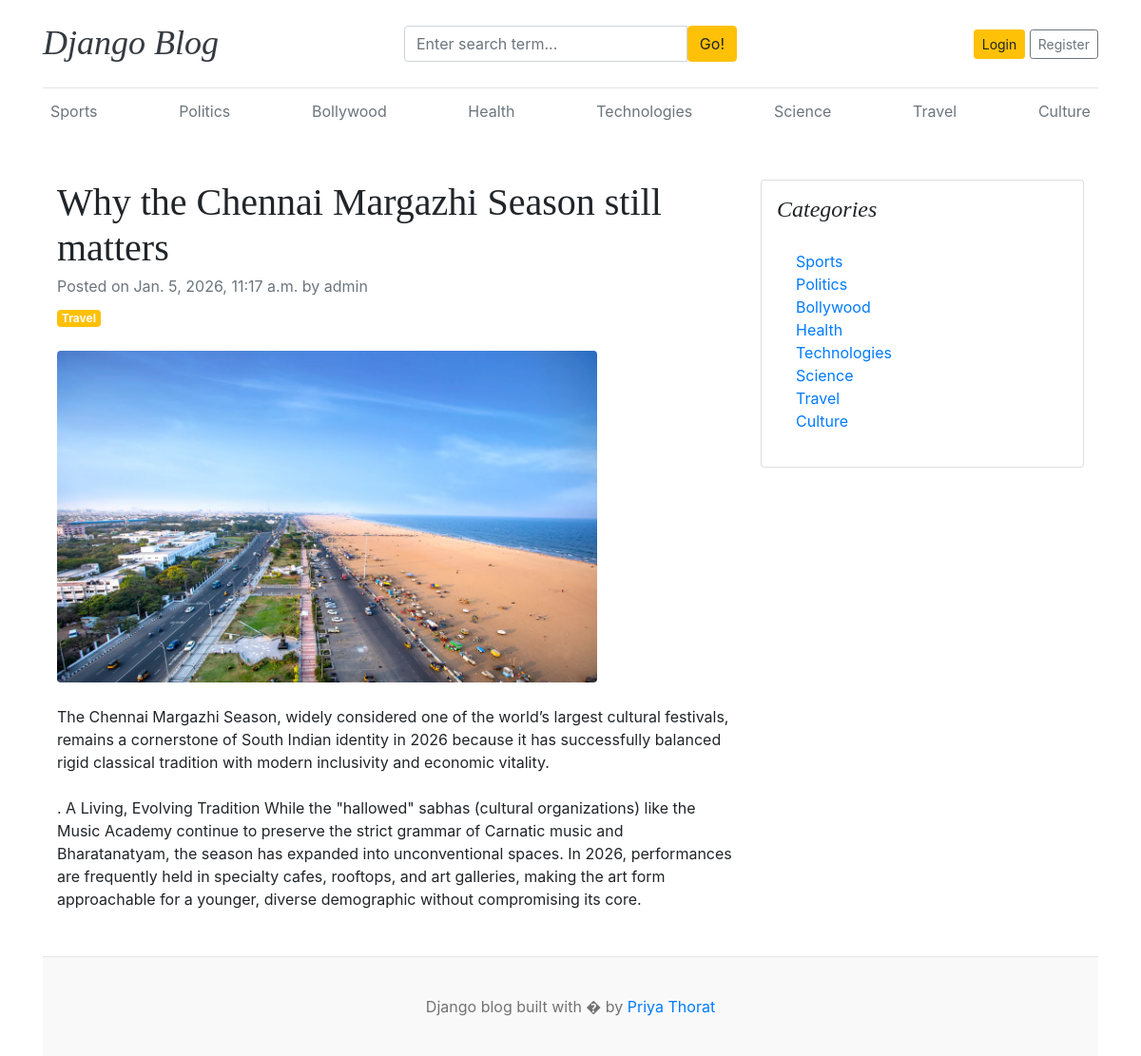
The page /blogs/why-the-chennai-margazhi-season-still-matters/ on the database as committed earlier.
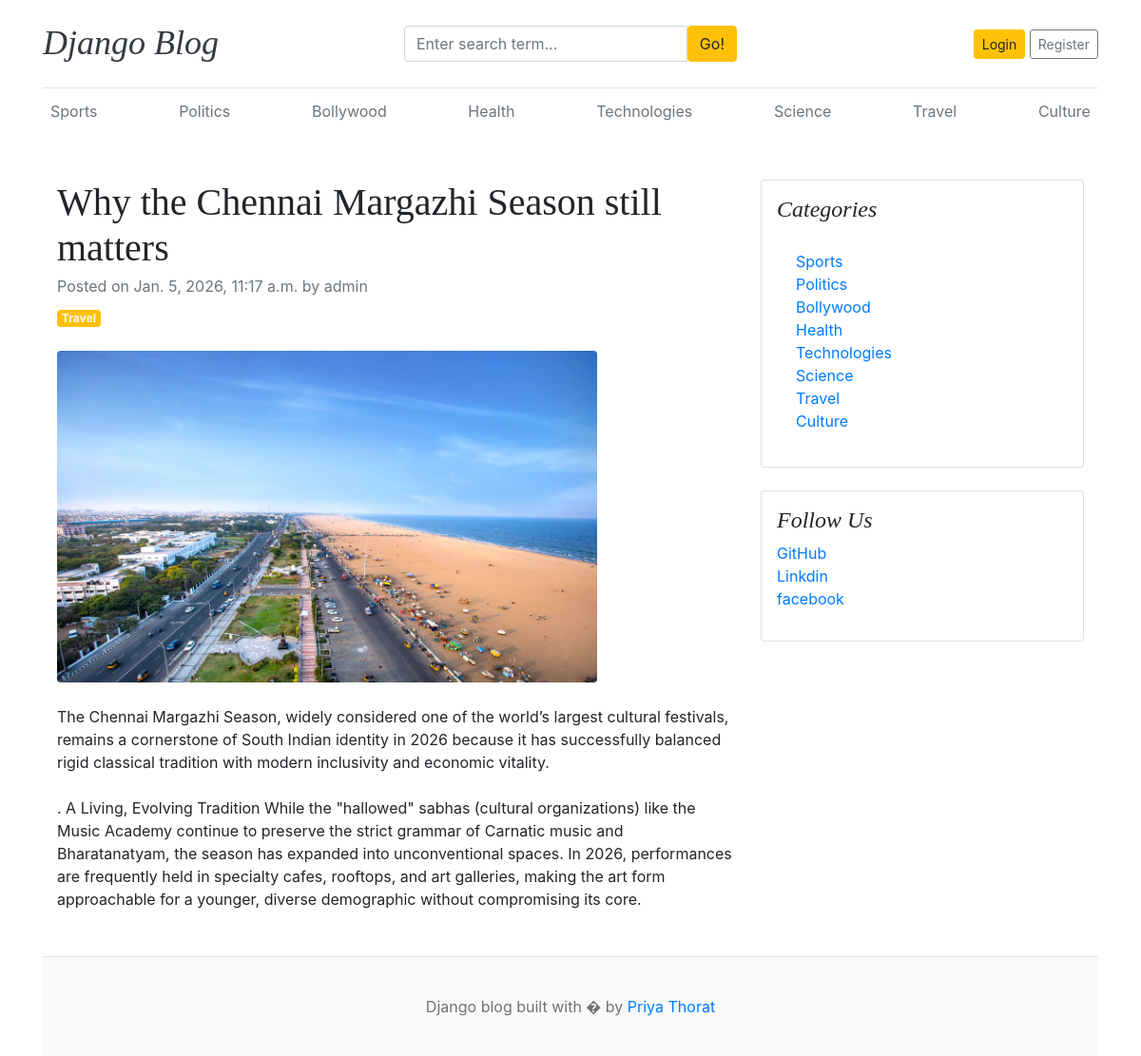
The same page on the database as committed later.
### blogs/models.py (models this page shows)
class Category(models.Model):
    category_name=models.CharField(max_length=50,unique=True)
    created_at=models.DateTimeField(auto_now_add=True)
    updated_at=models.DateTimeField(auto_now=True)
    class Meta:  #its for plural categorys to ==
        verbose_name_plural='categories'
    def __str__(self): #its used for admin panel not to return object1 return name
        return self.category_name

### assignments/models.py (models this page shows, shortened)
class SocialLink(models.Model):
    platform=models.CharField(max_length=25)
    link=models.URLField(max_length=100)
    created_at = models.DateTimeField(auto_now_add=True)
    updated_at = models.DateTimeField(auto_now=True)

### blogs/views.py (the view)
# urls.py: path('blogs/<slug:slug>/',BlogsView.blogs, name='blogs'), #slug info
def blogs(request,slug):
    single_blog=get_object_or_404(Blog,slug=slug, status='Published')
    context= {
        'single_blog':single_blog ,
    }
    return render(request,'blogs.html',context)

### blogs/context_processors.py (called while the page is built)
def get_categories(request):
    categories=Category.objects.all()
    return dict(categories=categories)

def get_social_links(request):
    social_links=SocialLink.objects.all()
    return dict(social_links=social_links)

### template/blogs.html
{%extends 'base.html'%}
{%block content%}
<div class="container mt-5">
    <div class="row">
        <div class="col-lg-8">
            <article>
                <header class="mb-4">
                    <h1 class="fw-bolder mb-1">{{single_blog.title}}</h1>
                    <div class="text-muted fst-italic mb-2">Posted on {{single_blog.created_at}} by {{single_blog.author}}</div>
                    <a class="badge bg-warning text-decoration-none text-light" href="#!">{{single_blog.category}}</a>
                </header>
                <figure class="mb-4"><img class="img-fluid rounded" src="{{single_blog.featured_img.url}}" alt="..." width="80%" /></figure>
                <section class="mb-5">
                    <p class="fs-5 mb-4">{{single_blog.short_description}}</p>
                    <p class="fs-5 mb-4">{{single_blog.blog_body}}</p>
                    </section>
            </article>
        </div>
        <div class="col-lg-4">
            <div class="card mb-4 p-3">
                <h4 class="font-italic">Categories</h4>
                <div class="card-body">
                    <div class="row">
                        <div class="col-sm-6">
                            <ul class="list-unstyled mb-0">
                              {% for cat in categories%}
                                <li><a href="{% url 'posts_by_category' cat.id%}">{{ cat.category_name}}</a></li>
                              {% endfor%}
                            </ul>
                        </div>
                    </div>
                </div>
            </div>
                {% if social_links %}
                <div class="card mb-4 p-3">
                    <h4 class="font-italic">Follow Us</h4>
                    <ol class="list-unstyled">
                        {%for i in social_links%}
                        <li><a href="{{i.link}} " target="_blank">{{i.platform}}</a></li>
                        {% endfor %}
                    </ol>
                </div>
                {% endif %}
        </div>
    </div>
</div>
{% endblock%}

### template/base.html (shortened to what this page needs)
<!DOCTYPE html>
<html lang="en">
<head>
    <link href="https://getbootstrap.com/docs/4.0/dist/css/bootstrap.min.css" rel="stylesheet">
    <link href="css/blog.css" rel="stylesheet">
  </head>
<body>
    <div class="container">
      <header class="blog-header py-3">
        <div class="row flex-nowrap justify-content-between align-items-center">
          <div class="col-4 pt-1">
            <h1 class="font-italic"><a class="blog-header-logo text-dark" href="/">Django Blog</a></h1>
          </div>
          <div class="col-4">
            <form action="{% url 'search'%}" method="GET">
              <div class="input-group">
                        <input class="form-control" type="text" name="keyword" value="{{keyword}}" placeholder="Enter search term..." aria-label="Enter search term..." aria-describedby="button-search" />
                        <button type="submit" class="btn btn-warning" id="button-search" type="button">Go!</button>
                    </div>
            </form>
          </div>
          <div class="col-4 d-flex justify-content-end align-items-center">
            {% if not user.is_authenticated%}
            <a class="btn btn-sm btn-warning" href="{% url 'login' %}">Login</a> &nbsp;
            <a class="btn btn-sm btn-outline-secondary" href="{% url 'register' %}">Register</a>
            {% else %}
            <span>You are logged as {{user}}</span>&nbsp;&nbsp;
            <span><a href="{% url 'logout' %}">Logout</a></span>
            {% endif %}
          </div>
        </div>
      </header>
      <div class="nav-scroller py-1 mb-2">
        <nav class="nav d-flex justify-content-between">
          {% for cat in categories%}
          <a class="p-2 text-muted" href="{% url 'posts_by_category' cat.id %}">{{cat.category_name}}</a>
          {%endfor%}
        </nav>
      </div>
{% block content%}
{%endblock%}
   <footer class="blog-footer">
  <p class="text-center">Django blog built with � by <a href="#">Priya Thorat</a></p>
</footer>
</body>
</html>

Rows that differ between the two databases and show on the page:
added SocialLink: platform "GitHub"
added SocialLink: platform "Linkdin"
added SocialLink: platform "facebook"
Other text that changed with them:
text now shown: "Follow Us"
